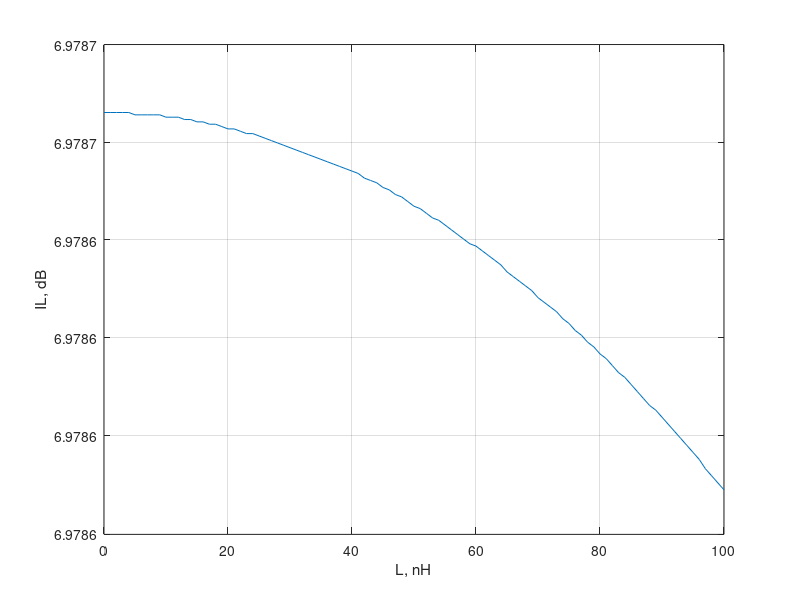

Write the MATLAB code that produced this figure.
%  Solutions of <RF circuit design: Theory and Application>

%  Example P3.16

clc;
close all;

R1 = 8.65;
R2 = R1;
R3 = 141.8;
z0 = 50;
f = 2*1e9;
L = 0: 1e-12: 100*1e-12;

zin = R1+((R3+1i*2*pi*f*L)*(R2+z0))./(R2+R3+z0+1i*2*pi*f*L);
zout = R2+((R3+1i*2*pi*f*L)*(R1+z0))./(R1+R3+z0+1i*2*pi*f*L);

S11 = (zin-z0)./(zin+z0);
S22 = (zout-z0)./(zout+z0);
S12 = z0*(R3+1i*2*pi*f*L)./((R1+R2+z0)*(R3+1i*2*pi*f*L)+R1*(R2+z0));
% S12 = 2*((zin-R1)./(zin+z0))*(z0/(R2+z0));
S21 = S12;

fprintf('S parameters: \n');
fprintf('S11 = %g , S12 = %g ,\n', S11, S12);
fprintf('S21 = %g , S22 = %g ,\n', S21, S22);

fig = figure;
IL = -20*log(abs(S21));
% IL = -10*log(1-abs(S11).^2);
plot(L/1e-12, IL); grid on; xlabel('L, nH'); ylabel('IL, dB');

frame = getframe(fig);
img = frame2im(frame);
imwrite(img, 'P4_19.png');